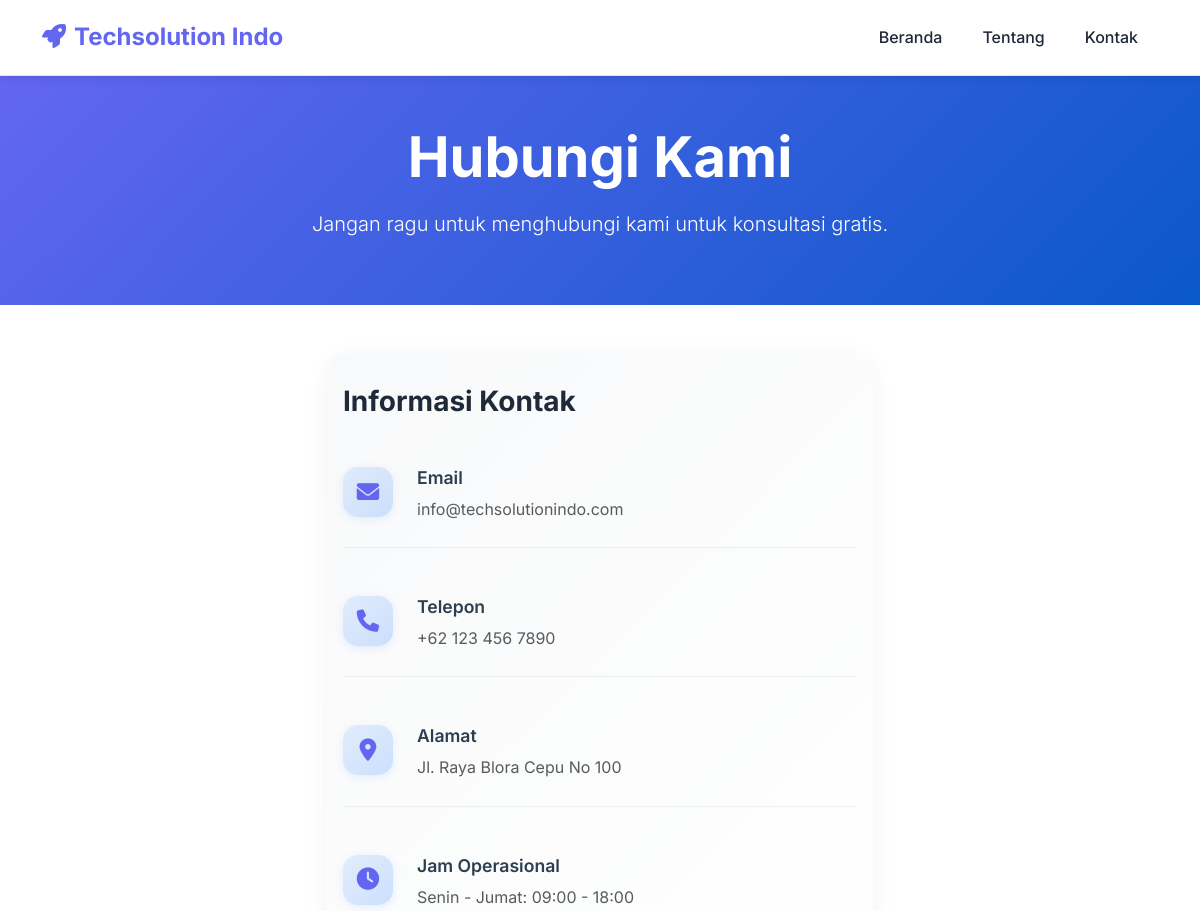
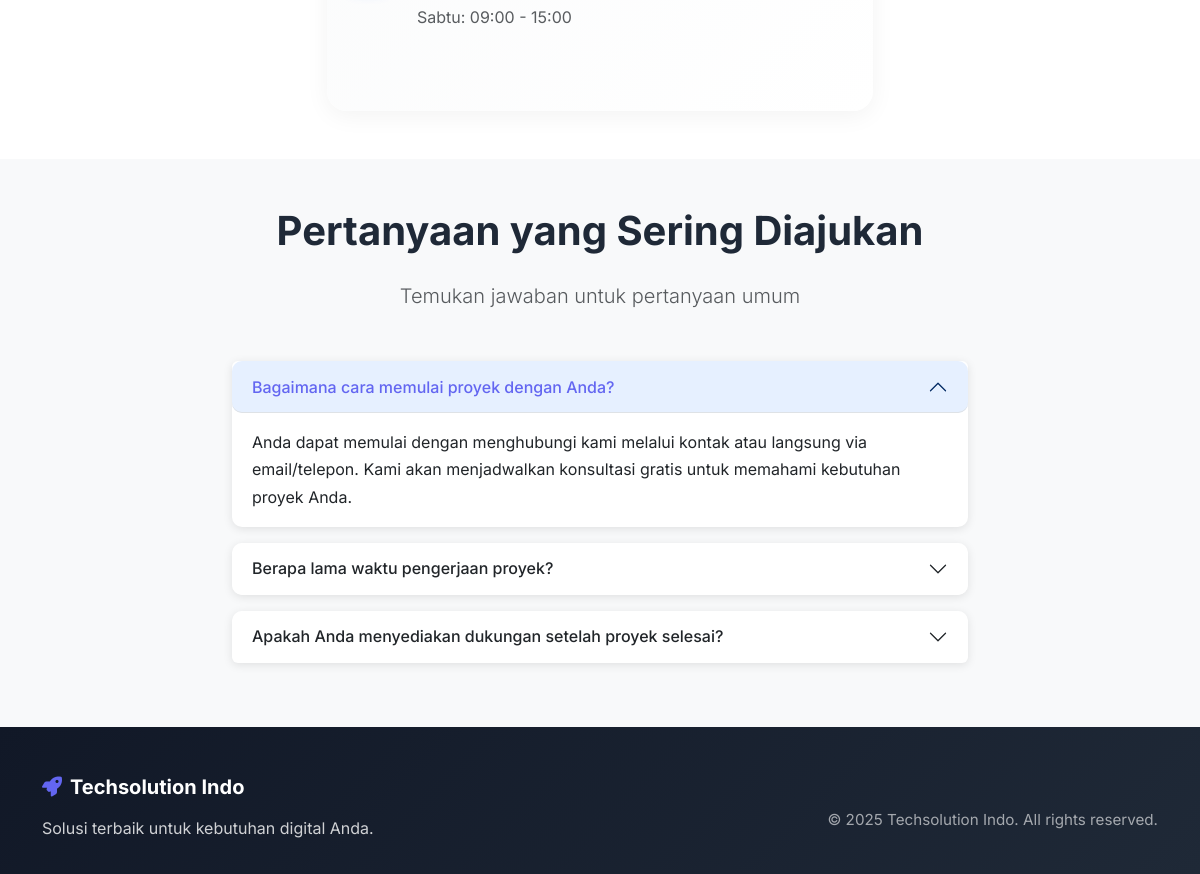
Page /contact/ on the committed database (2 pictures, top to bottom).
### landing/models.py (models this page shows, shortened)
class ContactInfo(models.Model):
    email = models.EmailField()
    phone = models.CharField(max_length=50)
    address = models.CharField(max_length=200)

### landing/views.py (the view)
# urls.py: path('contact/', views.contact, name='contact'),
def contact(request):
    contact_info = ContactInfo.objects.first()
    context = {
        'title': 'Hubungi Kami',
        'description': 'Jangan ragu untuk menghubungi kami untuk konsultasi gratis.',
        'contact_info': {
            'email': contact_info.email if contact_info else 'info@company.com',
            'phone': contact_info.phone if contact_info else '+62 123 456 7890',
            'address': contact_info.address if contact_info else 'Jl. Contoh No. 123, Jakarta, Indonesia'
        }
    }
    return render(request, 'landing/contact.html', context)

### templates/landing/contact.html (shortened to what this page needs)
{% extends 'base.html' %}
{% load static %}
{% block content %}
<section class="page-header bg-primary text-white py-5" style="margin-top: 76px;">
    <div class="container">
        <div class="row">
            <div class="col-lg-8 mx-auto text-center">
                <h1 class="display-4 fw-bold mb-3">{{ title }}</h1>
                <p class="lead">{{ description }}</p>
            </div>
        </div>
    </div>
</section>
<section class="contact-content py-5">
    <div class="container">
        <div class="row justify-content-center">
            <div class="col-lg-6 col-md-8">
                <div class="contact-info">
                    <h3 class="fw-bold mb-4">Informasi Kontak</h3>
                    <div class="contact-item mb-4">
                        <div class="d-flex align-items-start">
                            <div class="contact-icon me-4">
                                <i class="fas fa-envelope"></i>
                            </div>
                            <div>
                                <h5 class="mb-2">Email</h5>
                                <p class="text-muted mb-0">{{ contact_info.email }}</p>
                            </div>
                        </div>
                    </div>
                    <div class="contact-item mb-4">
                        <div class="d-flex align-items-start">
                            <div class="contact-icon me-4">
                                <i class="fas fa-phone"></i>
                            </div>
                            <div>
                                <h5 class="mb-2">Telepon</h5>
                                <p class="text-muted mb-0">{{ contact_info.phone }}</p>
                            </div>
                        </div>
                    </div>
                    <div class="contact-item mb-4">
                        <div class="d-flex align-items-start">
                            <div class="contact-icon me-4">
                                <i class="fas fa-map-marker-alt"></i>
                            </div>
                            <div>
                                <h5 class="mb-2">Alamat</h5>
                                <p class="text-muted mb-0">{{ contact_info.address }}</p>
                            </div>
                        </div>
                    </div>
                    <div class="contact-item mb-4">
                        <div class="d-flex align-items-start">
                            <div class="contact-icon me-4">
                                <i class="fas fa-clock"></i>
                            </div>
                            <div>
                                <h5 class="mb-2">Jam Operasional</h5>
                                <p class="text-muted mb-1">Senin - Jumat: 09:00 - 18:00</p>
                                <p class="text-muted mb-0">Sabtu: 09:00 - 15:00</p>
                            </div>
                        </div>
                    </div>
                </div>
            </div>
        </div>
    </div>
</section>
<section class="faq-section bg-light py-5">
    <div class="container">
        <div class="row">
            <div class="col-lg-8 mx-auto">
                <div class="text-center mb-5">
                    <h2 class="display-6 fw-bold mb-4">Pertanyaan yang Sering Diajukan</h2>
                    <p class="lead text-muted">Temukan jawaban untuk pertanyaan umum</p>
                </div>
                <div class="accordion" id="faqAccordion">
                    <div class="accordion-item">
                        <h2 class="accordion-header" id="faq1">
                            <button class="accordion-button" type="button" data-bs-toggle="collapse"
                                    data-bs-target="#collapse1">
                                Bagaimana cara memulai proyek dengan Anda?
                            </button>
                        </h2>
                        <div id="collapse1" class="accordion-collapse collapse show" data-bs-parent="#faqAccordion">
                            <div class="accordion-body">
                                Anda dapat memulai dengan menghubungi kami melalui kontak atau langsung via email/telepon.
                                Kami akan menjadwalkan konsultasi gratis untuk memahami kebutuhan proyek Anda.
                            </div>
                        </div>
                    </div>
                    <div class="accordion-item">
                        <h2 class="accordion-header" id="faq2">
                            <button class="accordion-button collapsed" type="button" data-bs-toggle="collapse"
                                    data-bs-target="#collapse2">
                                Berapa lama waktu pengerjaan proyek?
                            </button>
                        </h2>
                    </div>
                    <div class="accordion-item">
                        <h2 class="accordion-header" id="faq3">
                            <button class="accordion-button collapsed" type="button" data-bs-toggle="collapse"
                                    data-bs-target="#collapse3">
                                Apakah Anda menyediakan dukungan setelah proyek selesai?
                            </button>
                        </h2>
                    </div>
                </div>
            </div>
        </div>
    </div>
</section>
{% endblock %}

### static/css/style.css (style rules this page uses)
:root { --primary-color: #6366f1; --secondary-color: #8b5cf6; --accent-color: #ec4899; --text-color: #1f2937; --text-muted: #6b7280; --bg-color: #ffffff; --bg-light: #f9fafb; --bg-dark: #111827; --border-color: #e5e7eb; --shadow: 0 4px 6px -1px rgba(0, 0, 0, 0.1); --shadow-lg: 0 25px 50px -12px rgba(0, 0, 0, 0.25); }
* { margin: 0; padding: 0; box-sizing: border-box; }
body { font-family: 'Inter', -apple-system, BlinkMacSystemFont, 'Segoe UI', sans-serif; line-height: 1.7; color: var(--text-color); background-color: var(--bg-color); font-size: 16px; font-weight: 400; }
.contact-info { padding: 2rem 1rem; background: linear-gradient(135deg, #f8f9fa 0%, #ffffff 100%); border-radius: 20px; box-shadow: 0 5px 25px rgba(0, 0, 0, 0.05); }
.contact-item { padding: 1.5rem 0; border-bottom: 1px solid rgba(0, 0, 0, 0.05); transition: all 0.3s ease; }
.contact-item:last-child { border-bottom: none; }
.contact-item h5 { color: #2c3e50; font-weight: 600; font-size: 1.1rem; }
.contact-icon { width: 50px; height: 50px; min-width: 50px; min-height: 50px; display: flex; align-items: center; justify-content: center; background: linear-gradient(135deg, rgba(13, 110, 253, 0.1) 0%, rgba(13, 110, 253, 0.2) 100%); border-radius: 15px; font-size: 1.4rem; color: var(--primary-color); transition: all 0.3s ease; box-shadow: 0 2px 10px rgba(13, 110, 253, 0.1); flex-shrink: 0; }
.page-header { background: linear-gradient(135deg, var(--primary-color) 0%, #0a58ca 100%); padding: 4rem 0; }
.accordion-button { font-weight: 500; border-radius: 10px !important; }
.accordion-button:not(.collapsed) { background-color: rgba(13, 110, 253, 0.1); color: var(--primary-color); }
.accordion-item { border: none; margin-bottom: 1rem; border-radius: 10px; overflow: hidden; box-shadow: 0 2px 10px rgba(0, 0, 0, 0.1); }
.fade-in { animation: fadeIn 1s ease-in; }
html { scroll-behavior: smooth; }

### rows in the picture
ContactInfo: email "info@techsolutionindo.com", phone "+62 123 456 7890", address "Jl. Raya Blora Cepu No 100"

### other values in the picture
{{ title }} "Hubungi Kami"
{{ description }} "Jangan ragu untuk menghubungi kami untuk konsultasi gratis."
